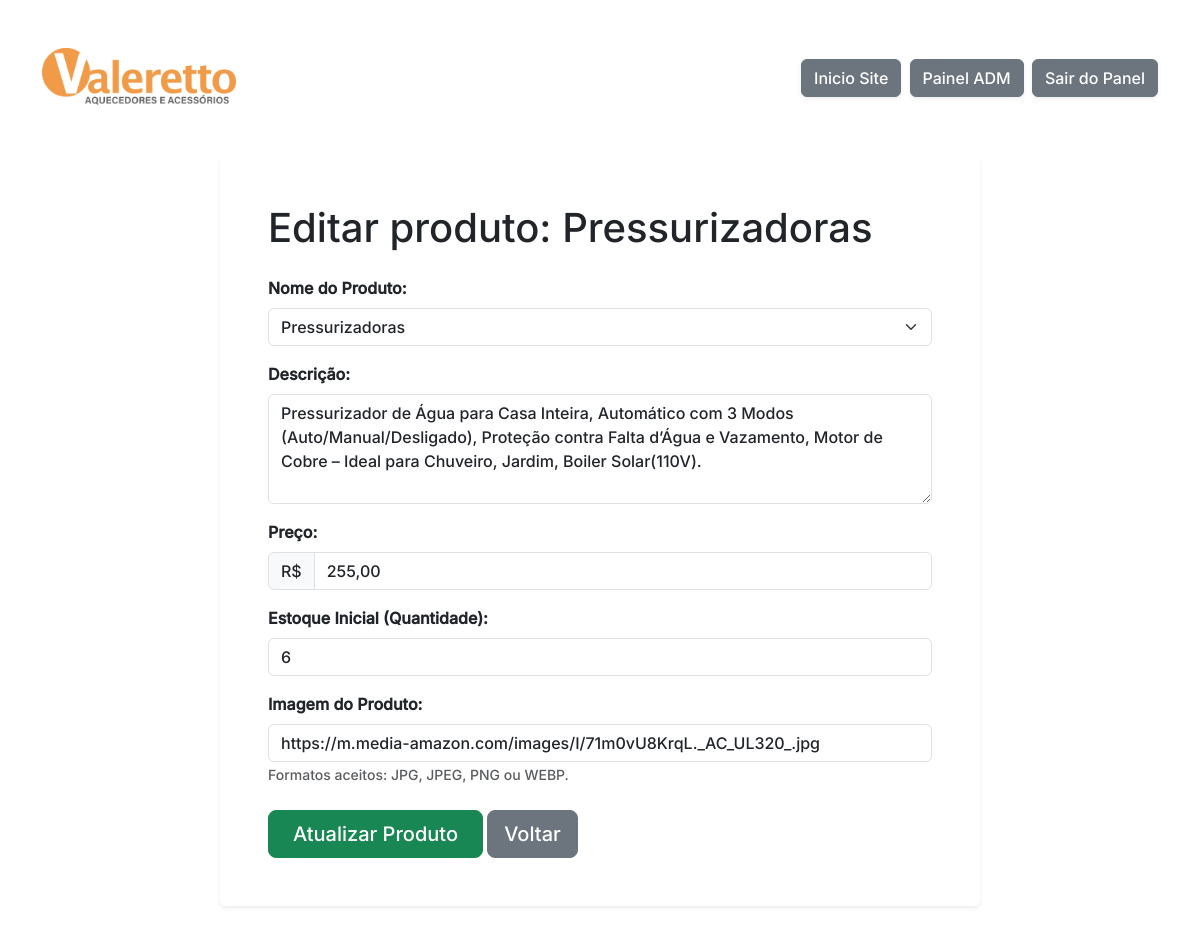
Page /produto-editar.php?id=42 (signed in) on the committed database.
### tables this page shows
CREATE TABLE `tb_produto` (
  `id_produto` int(11) NOT NULL AUTO_INCREMENT,
  `nome_produto` varchar(100) DEFAULT NULL,
  `descricao_produto` varchar(1000) DEFAULT NULL,
  `preco_produto` decimal(10,2) DEFAULT NULL,
  `imagem_produto` varchar(100) DEFAULT NULL,
  `estoque_produto` int(5) DEFAULT NULL,
  PRIMARY KEY (`id_produto`)
);

### produto-editar.php (the view, shortened to what this page needs)
<?php
$id = $_GET['id']?? 0;
include "inc-conexao.php";
$sql = "select * from tb_produto where id_produto = {$id}";
$resultado = mysqli_query($conexao, $sql);
$nome = $descricao = $preco = $foto = $estoque = "";
while($linha = mysqli_fetch_assoc($resultado)){
    $nome = $linha['nome_produto'];
    $descricao = $linha['descricao_produto'];
    $preco = $linha['preco_produto'];
    $foto = $linha['imagem_produto'];
    $estoque = $linha['estoque_produto'] ?? 0;
}
include "inc-cabecalho.php";
?>
<body>
    <main class="container my-5">
<div class="d-flex justify-content-between align-items-center mb-5">
        <div>
            <a class="logo navbar-brand" href="index.php"><img src="./assets/img/transparent_png/cropped-Valeretto-Logo.png"
            alt="Inicio"></a>
        </div>
        <div>
            <a href="index.php" class="btn btn-secondary shadow-sm me-1">Inicio Site</a>
            <a href="pag-admin.php" class="btn btn-secondary shadow-sm me-1">Painel ADM</a>
            <a href="admin-sair.php" class="btn btn-secondary shadow-sm">Sair do Panel</a>
        </div>
    </div>
        <div class="row justify-content-center">
            <div class="col-12 col-md-8 bg-white p-5 rounded shadow-sm">
        <h1 class="mb-4">Editar produto: <?=$nome?></h1>
<form method="post" action="produto-atualizar.php?id=<?=$id?>" id="formProduto">
    <div class="mb-3">
        <label class="form-label fw-bold" for="nome">Nome do Produto:</label>
        <select name="nome" id="nome" required class="form-select">
            <option value="Pressurizadoras" <?= ($nome == "Pressurizadoras") ? 'selected' : '' ?>>Pressurizadoras</option>
        </select>
    </div>
    <div class="mb-3">
        <label class="form-label fw-bold">Descrição:</label>
        <textarea name="descricao" id="descricao" required class="form-control" rows="4" placeholder="Detalhes sobre o tamanho, material, etc."><?=$descricao?></textarea>
    </div>
    <div class="mb-3">
        <label class="form-label fw-bold">Preço:</label>
        <div class="input-group">
            <span class="input-group-text">R$</span>
            <input type="text" name="preco" id="preco" value="<?= str_replace('.', ',', $preco) ?>" required class="form-control" placeholder="0,00">        </div>
    </div>
    <div class="mb-3">
        <label for="estoque" class="form-label fw-bold">Estoque Inicial (Quantidade):</label>
        <input type="number" id="estoque" name="estoque" value="<?=$estoque?>" required class="form-control" placeholder="Ex: 10">
    </div>
    <div class="mb-4">
        <label class="form-label fw-bold">Imagem do Produto:</label>
        <input type="text" name="imagem" id="imagem" value="<?=$foto?>" required class="form-control" placeholder="https://exemplo.com/imagem.jpg">
        <small class="text-muted">Formatos aceitos: JPG, JPEG, PNG ou WEBP.</small>
    </div>
    <button type="submit" class="btn btn-success btn-lg px-4">Atualizar Produto</button>
    <a href="pag-admin.php" class="btn btn-secondary btn-lg">Voltar</a>
</form>
    </div>
</main>

### src/css/style.css (style rules this page uses)
* { margin: 0; padding: 0; outline: none; border: none; text-decoration: none; box-sizing: border-box; font-family: 'inter-medium', sans-serif; }
:root { --bs-orange: #ec9744; --bs-dark-gray: #54595F; }
html { scroll-behavior: smooth; }
.logo img { width: 194px; height: 60px; }

### rows in the picture
tb_produto: nome_produto "Pressurizadoras", nome "Pressurizadoras", descricao "Pressurizador de Água para Casa Inteira, Automático com 3 Modos (Auto/Manual/Desligado), Proteção contra Falta d’Água e Vazamento, Motor de Cobre – Ideal para Chuveiro, Jardim, Boiler Solar(110V).", preco "255,00", estoque "6", imagem "https://m.media-amazon.com/images/I/71m0vU8KrqL._AC_UL320_.jpg"
